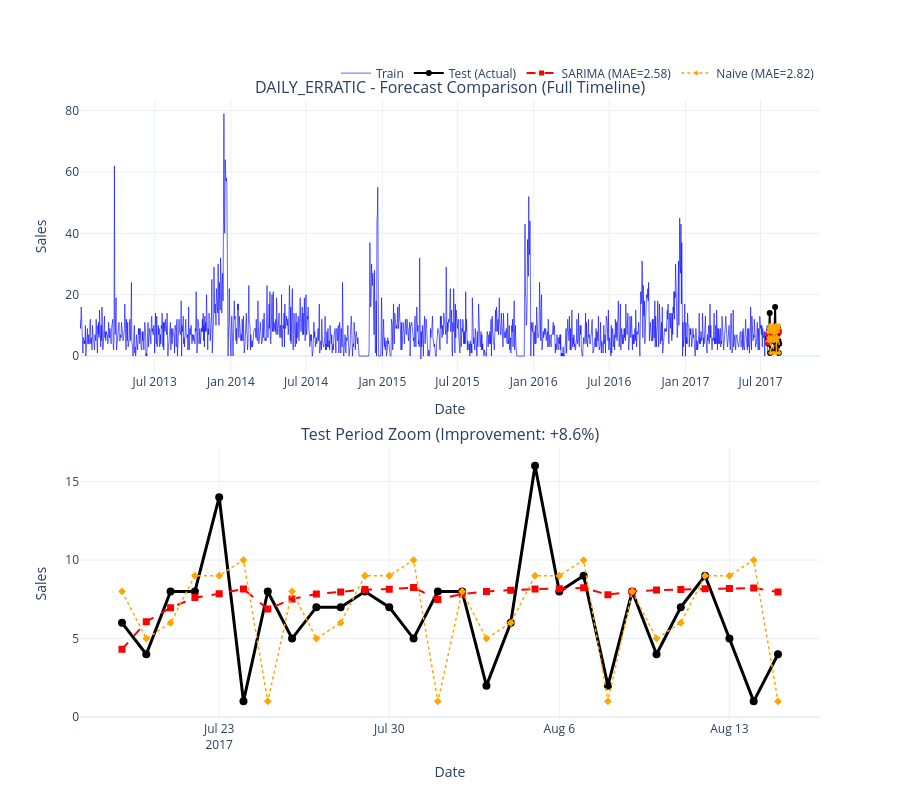
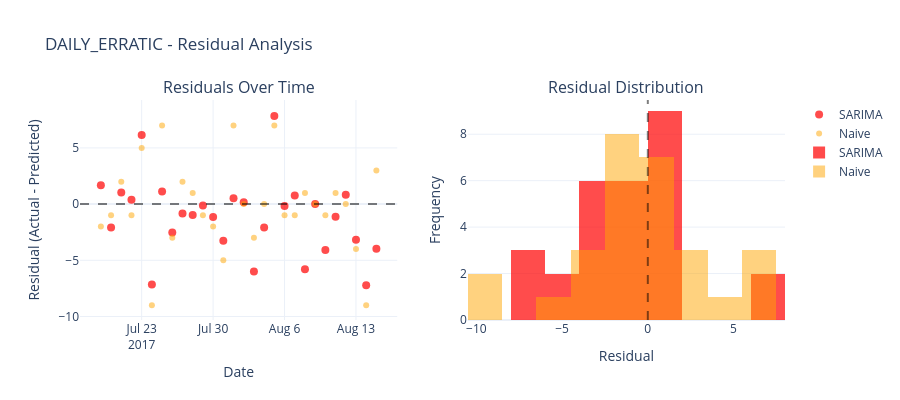

Write notebook code for charts like these, in order.
### Markdown cell above
## Run Daily Erratic (4 Wochen Test)

### Code cell
result_daily_erratic = run_baseline_plotly(
    df=daily_erratic,
    pattern="daily_erratic",
    store=ITEMS_TO_MODEL["daily_erratic"]["store"],
    item=ITEMS_TO_MODEL["daily_erratic"]["item"],
    freq="D",
    season_length=7,
    test_weeks=TEST_WEEKS_DAILY,
)

### Figure 1 — Plotly figure (JSON) as saved in the notebook; plotly's stock layout.template omitted (floating-point values rounded to 4 significant figures; data arrays with more than 128 entries replaced by an {"elided": "..."} marker saying what was removed)
{"data": [{"hovertemplate": "Train<br>Date: %{x}<br>Sales: %{y:.2f}<extra></extra>", "line": {"color": "blue", "width": 1}, "mode": "lines", "name": "Train", "opacity": 0.6, "type": "scatter", "x": {"elided": "1659 str values"}, "xaxis": "x", "y": {"elided": "1659 float values"}, "yaxis": "y"}, {"hovertemplate": "Actual<br>Date: %{x}<br>Sales: %{y:.2f}<extra></extra>", "line": {"color": "black", "width": 2}, "marker": {"size": 6}, "mode": "lines+markers", "name": "Test (Actual)", "type": "scatter", "x": ["2017-07-19T00:00:00", "2017-07-20T00:00:00", "2017-07-21T00:00:00", "2017-07-22T00:00:00", "2017-07-23T00:00:00", "2017-07-24T00:00:00", "2017-07-25T00:00:00", "2017-07-26T00:00:00", "2017-07-27T00:00:00", "2017-07-28T00:00:00", "2017-07-29T00:00:00", "2017-07-30T00:00:00", "2017-07-31T00:00:00", "2017-08-01T00:00:00", "2017-08-02T00:00:00", "2017-08-03T00:00:00", "2017-08-04T00:00:00", "2017-08-05T00:00:00", "2017-08-06T00:00:00", "2017-08-07T00:00:00", "2017-08-08T00:00:00", "2017-08-09T00:00:00", "2017-08-10T00:00:00", "2017-08-11T00:00:00", "2017-08-12T00:00:00", "2017-08-13T00:00:00", "2017-08-14T00:00:00", "2017-08-15T00:00:00"], "xaxis": "x", "y": [6.0, 4.0, 8.0, 8.0, 14.0, 1.0, 8.0, 5.0, 7.0, 7.0, 8.0, 7.0, 5.0, 8.0, 8.0, 2.0, 6.0, 16.0, 8.0, 9.0, 2.0, 8.0, 4.0, 7.0, 9.0, 5.0, 1.0, 4.0], "yaxis": "y"}, {"hovertemplate": "SARIMA<br>Date: %{x}<br>Forecast: %{y:.2f}<extra></extra>", "line": {"color": "red", "dash": "dash", "width": 2}, "marker": {"size": 5, "symbol": "square"}, "mode": "lines+markers", "name": "SARIMA (MAE=2.58)", "type": "scatter", "x": ["2017-07-19T00:00:00", "2017-07-20T00:00:00", "2017-07-21T00:00:00", "2017-07-22T00:00:00", "2017-07-23T00:00:00", "2017-07-24T00:00:00", "2017-07-25T00:00:00", "2017-07-26T00:00:00", "2017-07-27T00:00:00", "2017-07-28T00:00:00", "2017-07-29T00:00:00", "2017-07-30T00:00:00", "2017-07-31T00:00:00", "2017-08-01T00:00:00", "2017-08-02T00:00:00", "2017-08-03T00:00:00", "2017-08-04T00:00:00", "2017-08-05T00:00:00", "2017-08-06T00:00:00", "2017-08-07T00:00:00", "2017-08-08T00:00:00", "2017-08-09T00:00:00", "2017-08-10T00:00:00", "2017-08-11T00:00:00", "2017-08-12T00:00:00", "2017-08-13T00:00:00", "2017-08-14T00:00:00", "2017-08-15T00:00:00"], "xaxis": "x", "y": [4.313, 6.071, 6.96, 7.609, 7.849, 8.156, 6.875, 7.518, 7.833, 7.96, 8.121, 8.142, 8.253, 7.489, 7.836, 8.004, 8.071, 8.158, 8.169, 8.231, 7.796, 7.993, 8.088, 8.126, 8.176, 8.182, 8.217, 7.97], "yaxis": "y"}, {"hovertemplate": "Naive<br>Date: %{x}<br>Forecast: %{y:.2f}<extra></extra>", "line": {"color": "orange", "dash": "dot", "width": 1.5}, "marker": {"size": 4, "symbol": "diamond"}, "mode": "lines+markers", "name": "Naive (MAE=2.82)", "type": "scatter", "x": ["2017-07-19T00:00:00", "2017-07-20T00:00:00", "2017-07-21T00:00:00", "2017-07-22T00:00:00", "2017-07-23T00:00:00", "2017-07-24T00:00:00", "2017-07-25T00:00:00", "2017-07-26T00:00:00", "2017-07-27T00:00:00", "2017-07-28T00:00:00", "2017-07-29T00:00:00", "2017-07-30T00:00:00", "2017-07-31T00:00:00", "2017-08-01T00:00:00", "2017-08-02T00:00:00", "2017-08-03T00:00:00", "2017-08-04T00:00:00", "2017-08-05T00:00:00", "2017-08-06T00:00:00", "2017-08-07T00:00:00", "2017-08-08T00:00:00", "2017-08-09T00:00:00", "2017-08-10T00:00:00", "2017-08-11T00:00:00", "2017-08-12T00:00:00", "2017-08-13T00:00:00", "2017-08-14T00:00:00", "2017-08-15T00:00:00"], "xaxis": "x", "y": [8.0, 5.0, 6.0, 9.0, 9.0, 10.0, 1.0, 8.0, 5.0, 6.0, 9.0, 9.0, 10.0, 1.0, 8.0, 5.0, 6.0, 9.0, 9.0, 10.0, 1.0, 8.0, 5.0, 6.0, 9.0, 9.0, 10.0, 1.0], "yaxis": "y"}, {"hovertemplate": "Actual<br>Date: %{x}<br>Sales: %{y:.2f}<extra></extra>", "line": {"color": "black", "width": 3}, "marker": {"size": 8}, "mode": "lines+markers", "name": "Actual", "showlegend": false, "type": "scatter", "x": ["2017-07-19T00:00:00", "2017-07-20T00:00:00", "2017-07-21T00:00:00", "2017-07-22T00:00:00", "2017-07-23T00:00:00", "2017-07-24T00:00:00", "2017-07-25T00:00:00", "2017-07-26T00:00:00", "2017-07-27T00:00:00", "2017-07-28T00:00:00", "2017-07-29T00:00:00", "2017-07-30T00:00:00", "2017-07-31T00:00:00", "2017-08-01T00:00:00", "2017-08-02T00:00:00", "2017-08-03T00:00:00", "2017-08-04T00:00:00", "2017-08-05T00:00:00", "2017-08-06T00:00:00", "2017-08-07T00:00:00", "2017-08-08T00:00:00", "2017-08-09T00:00:00", "2017-08-10T00:00:00", "2017-08-11T00:00:00", "2017-08-12T00:00:00", "2017-08-13T00:00:00", "2017-08-14T00:00:00", "2017-08-15T00:00:00"], "xaxis": "x2", "y": [6.0, 4.0, 8.0, 8.0, 14.0, 1.0, 8.0, 5.0, 7.0, 7.0, 8.0, 7.0, 5.0, 8.0, 8.0, 2.0, 6.0, 16.0, 8.0, 9.0, 2.0, 8.0, 4.0, 7.0, 9.0, 5.0, 1.0, 4.0], "yaxis": "y2"}, {"hovertemplate": "SARIMA<br>Date: %{x}<br>Forecast: %{y:.2f}<extra></extra>", "line": {"color": "red", "dash": "dash", "width": 2}, "marker": {"size": 7, "symbol": "square"}, "mode": "lines+markers", "name": "SARIMA", "showlegend": false, "type": "scatter", "x": ["2017-07-19T00:00:00", "2017-07-20T00:00:00", "2017-07-21T00:00:00", "2017-07-22T00:00:00", "2017-07-23T00:00:00", "2017-07-24T00:00:00", "2017-07-25T00:00:00", "2017-07-26T00:00:00", "2017-07-27T00:00:00", "2017-07-28T00:00:00", "2017-07-29T00:00:00", "2017-07-30T00:00:00", "2017-07-31T00:00:00", "2017-08-01T00:00:00", "2017-08-02T00:00:00", "2017-08-03T00:00:00", "2017-08-04T00:00:00", "2017-08-05T00:00:00", "2017-08-06T00:00:00", "2017-08-07T00:00:00", "2017-08-08T00:00:00", "2017-08-09T00:00:00", "2017-08-10T00:00:00", "2017-08-11T00:00:00", "2017-08-12T00:00:00", "2017-08-13T00:00:00", "2017-08-14T00:00:00", "2017-08-15T00:00:00"], "xaxis": "x2", "y": [4.313, 6.071, 6.96, 7.609, 7.849, 8.156, 6.875, 7.518, 7.833, 7.96, 8.121, 8.142, 8.253, 7.489, 7.836, 8.004, 8.071, 8.158, 8.169, 8.231, 7.796, 7.993, 8.088, 8.126, 8.176, 8.182, 8.217, 7.97], "yaxis": "y2"}, {"hovertemplate": "Naive<br>Date: %{x}<br>Forecast: %{y:.2f}<extra></extra>", "line": {"color": "orange", "dash": "dot", "width": 1.5}, "marker": {"size": 6, "symbol": "diamond"}, "mode": "lines+markers", "name": "Naive", "showlegend": false, "type": "scatter", "x": ["2017-07-19T00:00:00", "2017-07-20T00:00:00", "2017-07-21T00:00:00", "2017-07-22T00:00:00", "2017-07-23T00:00:00", "2017-07-24T00:00:00", "2017-07-25T00:00:00", "2017-07-26T00:00:00", "2017-07-27T00:00:00", "2017-07-28T00:00:00", "2017-07-29T00:00:00", "2017-07-30T00:00:00", "2017-07-31T00:00:00", "2017-08-01T00:00:00", "2017-08-02T00:00:00", "2017-08-03T00:00:00", "2017-08-04T00:00:00", "2017-08-05T00:00:00", "2017-08-06T00:00:00", "2017-08-07T00:00:00", "2017-08-08T00:00:00", "2017-08-09T00:00:00", "2017-08-10T00:00:00", "2017-08-11T00:00:00", "2017-08-12T00:00:00", "2017-08-13T00:00:00", "2017-08-14T00:00:00", "2017-08-15T00:00:00"], "xaxis": "x2", "y": [8.0, 5.0, 6.0, 9.0, 9.0, 10.0, 1.0, 8.0, 5.0, 6.0, 9.0, 9.0, 10.0, 1.0, 8.0, 5.0, 6.0, 9.0, 9.0, 10.0, 1.0, 8.0, 5.0, 6.0, 9.0, 9.0, 10.0, 1.0], "yaxis": "y2"}], "layout": {"annotations": [{"font": {"size": 16}, "showarrow": false, "text": "DAILY_ERRATIC - Forecast Comparison (Full Timeline)", "x": 0.5, "xanchor": "center", "xref": "paper", "y": 1, "yanchor": "bottom", "yref": "paper"}, {"font": {"size": 16}, "showarrow": false, "text": "Test Period Zoom (Improvement: +8.6%)", "x": 0.5, "xanchor": "center", "xref": "paper", "y": 0.44, "yanchor": "bottom", "yref": "paper"}], "height": 800, "hovermode": "x unified", "legend": {"orientation": "h", "x": 1, "xanchor": "right", "y": 1.02, "yanchor": "bottom"}, "showlegend": true, "xaxis": {"anchor": "y", "domain": [0, 1], "title": {"text": "Date"}}, "xaxis2": {"anchor": "y2", "domain": [0, 1], "title": {"text": "Date"}}, "yaxis": {"anchor": "x", "domain": [0.56, 1], "title": {"text": "Sales"}}, "yaxis2": {"anchor": "x2", "domain": [0, 0.44], "title": {"text": "Sales"}}}}

### Figure 2 — Plotly figure (JSON) as saved in the notebook; plotly's stock layout.template omitted (floating-point values rounded to 4 significant figures)
{"data": [{"hovertemplate": "SARIMA Residual<br>Date: %{x}<br>Error: %{y:.2f}<extra></extra>", "marker": {"color": "red", "opacity": 0.7, "size": 8}, "mode": "markers", "name": "SARIMA", "type": "scatter", "x": ["2017-07-19T00:00:00", "2017-07-20T00:00:00", "2017-07-21T00:00:00", "2017-07-22T00:00:00", "2017-07-23T00:00:00", "2017-07-24T00:00:00", "2017-07-25T00:00:00", "2017-07-26T00:00:00", "2017-07-27T00:00:00", "2017-07-28T00:00:00", "2017-07-29T00:00:00", "2017-07-30T00:00:00", "2017-07-31T00:00:00", "2017-08-01T00:00:00", "2017-08-02T00:00:00", "2017-08-03T00:00:00", "2017-08-04T00:00:00", "2017-08-05T00:00:00", "2017-08-06T00:00:00", "2017-08-07T00:00:00", "2017-08-08T00:00:00", "2017-08-09T00:00:00", "2017-08-10T00:00:00", "2017-08-11T00:00:00", "2017-08-12T00:00:00", "2017-08-13T00:00:00", "2017-08-14T00:00:00", "2017-08-15T00:00:00"], "xaxis": "x", "y": [1.687, -2.071, 1.04, 0.3912, 6.151, -7.156, 1.125, -2.518, -0.8329, -0.9604, -0.1207, -1.142, -3.253, 0.5111, 0.1644, -6.004, -2.071, 7.842, -0.1687, 0.769, -5.796, 0.007402, -4.088, -1.126, 0.824, -3.182, -7.217, -3.97], "yaxis": "y"}, {"hovertemplate": "Naive Residual<br>Date: %{x}<br>Error: %{y:.2f}<extra></extra>", "marker": {"color": "orange", "opacity": 0.5, "size": 6}, "mode": "markers", "name": "Naive", "type": "scatter", "x": ["2017-07-19T00:00:00", "2017-07-20T00:00:00", "2017-07-21T00:00:00", "2017-07-22T00:00:00", "2017-07-23T00:00:00", "2017-07-24T00:00:00", "2017-07-25T00:00:00", "2017-07-26T00:00:00", "2017-07-27T00:00:00", "2017-07-28T00:00:00", "2017-07-29T00:00:00", "2017-07-30T00:00:00", "2017-07-31T00:00:00", "2017-08-01T00:00:00", "2017-08-02T00:00:00", "2017-08-03T00:00:00", "2017-08-04T00:00:00", "2017-08-05T00:00:00", "2017-08-06T00:00:00", "2017-08-07T00:00:00", "2017-08-08T00:00:00", "2017-08-09T00:00:00", "2017-08-10T00:00:00", "2017-08-11T00:00:00", "2017-08-12T00:00:00", "2017-08-13T00:00:00", "2017-08-14T00:00:00", "2017-08-15T00:00:00"], "xaxis": "x", "y": [-2.0, -1.0, 2.0, -1.0, 5.0, -9.0, 7.0, -3.0, 2.0, 1.0, -1.0, -2.0, -5.0, 7.0, 0.0, -3.0, 0.0, 7.0, -1.0, -1.0, 1.0, 0.0, -1.0, 1.0, 0.0, -4.0, -9.0, 3.0], "yaxis": "y"}, {"marker": {"color": "red"}, "name": "SARIMA", "nbinsx": 15, "opacity": 0.7, "type": "histogram", "x": [1.687, -2.071, 1.04, 0.3912, 6.151, -7.156, 1.125, -2.518, -0.8329, -0.9604, -0.1207, -1.142, -3.253, 0.5111, 0.1644, -6.004, -2.071, 7.842, -0.1687, 0.769, -5.796, 0.007402, -4.088, -1.126, 0.824, -3.182, -7.217, -3.97], "xaxis": "x2", "yaxis": "y2"}, {"marker": {"color": "orange"}, "name": "Naive", "nbinsx": 15, "opacity": 0.5, "type": "histogram", "x": [-2.0, -1.0, 2.0, -1.0, 5.0, -9.0, 7.0, -3.0, 2.0, 1.0, -1.0, -2.0, -5.0, 7.0, 0.0, -3.0, 0.0, 7.0, -1.0, -1.0, 1.0, 0.0, -1.0, 1.0, 0.0, -4.0, -9.0, 3.0], "xaxis": "x2", "yaxis": "y2"}], "layout": {"annotations": [{"font": {"size": 16}, "showarrow": false, "text": "Residuals Over Time", "x": 0.225, "xanchor": "center", "xref": "paper", "y": 1, "yanchor": "bottom", "yref": "paper"}, {"font": {"size": 16}, "showarrow": false, "text": "Residual Distribution", "x": 0.775, "xanchor": "center", "xref": "paper", "y": 1, "yanchor": "bottom", "yref": "paper"}], "barmode": "overlay", "height": 400, "shapes": [{"line": {"color": "black", "dash": "dash"}, "opacity": 0.5, "type": "line", "x0": 0, "x1": 1, "xref": "x domain", "y0": 0, "y1": 0, "yref": "y"}, {"line": {"color": "black", "dash": "dash"}, "opacity": 0.5, "type": "line", "x0": 0, "x1": 0, "xref": "x2", "y0": 0, "y1": 1, "yref": "y2 domain"}], "showlegend": true, "title": {"text": "DAILY_ERRATIC - Residual Analysis"}, "xaxis": {"anchor": "y", "domain": [0, 0.45], "title": {"text": "Date"}}, "xaxis2": {"anchor": "y2", "domain": [0.55, 1], "title": {"text": "Residual"}}, "yaxis": {"anchor": "x", "domain": [0, 1], "title": {"text": "Residual (Actual - Predicted)"}}, "yaxis2": {"anchor": "x2", "domain": [0, 1], "title": {"text": "Frequency"}}}}
